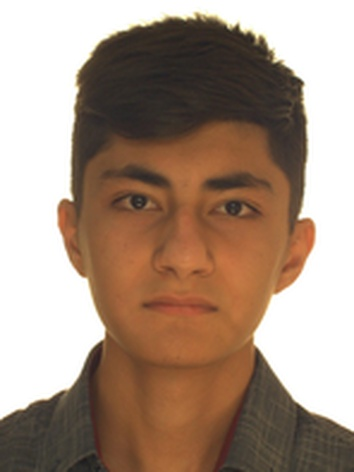
#> input picture pk/src/photo_3x4.jpg, 354 x 472 px
$ python -i edit.py   (imports and definitions only)
#> lines starting #> are read from the running program, lines starting #| are printed output that depends on the picture
#> further down, picture is the input picture: shape (472, 354, 3); mean B, G, R 128.9, 144.7, 166.7
"""Монтаж рилса «MAXWAY, посмотрите, что я сделал!» — 1080×1920, 60 fps.

Кадры рендерятся детерминированно функцией render(T) и пишутся в ffmpeg.
Источники — SDR-промежуточники (см. build.sh): селфи, монитор, ролик Maxway.

    python3 edit.py --src <папка с sdr> --track <track.json> --out frames.mp4 [--workers 4]
    python3 edit.py ... --stills 1.2,5.6,9.5      # стоп-кадры для проверки
"""
import argparse
import json
import math
import os
import subprocess
import sys
from multiprocessing import Process

import cv2
import numpy as np

import assets as A
from timeline import (BEAT, CUTS, DUR, FPS, H, K3_OFF, T_BREAK0, T_BREAK1, T_CARD0, T_CARD1,
                      T_DROP, T_DVA, T_LAND, T_WHIP, T_ZOOM0, W)

# [1 line not run here, left out]

# ---------------------------------------------------------------- утилиты


def clamp(x, a=0.0, b=1.0):
    return a if x < a else b if x > b else x


def lerp(a, b, t):
    return a + (b - a) * t


def ease_out(t, p=3):
    t = clamp(t)
    return 1 - (1 - t) ** p


def ease_in(t, p=3):
    return clamp(t) ** p


def ease_io(t):
    t = clamp(t)
    return 4 * t ** 3 if t < 0.5 else 1 - (-2 * t + 2) ** 3 / 2


def back_out(t, s=1.9):
    t = clamp(t) - 1
    return 1 + (s + 1) * t ** 3 + s * t ** 2


# [5 lines left out: function elastic_out, not called in this run]


def smooth(a, b, x):
    t = clamp((x - a) / (b - a))
    return t * t * (3 - 2 * t)


# [96 lines left out: functions hit, comp, put, hblur, chroma, affine and 3 more, not called in this run]


# ---------------------------------------------------------------- источники


class Clip:
    """Последовательное чтение кадров с кешем и подмешиванием соседних кадров."""

    # [47 lines left out: functions __init__, _read, at, not called in this run]


# ---------------------------------------------------------------- цвет


# Кадр 3 в безопасной зоне: Instagram на высоких iPhone срезает ~50 px с каждой стороны,
# поэтому ролик Maxway идёт на 90 %, а поля дорисованы продолжением его же фона.
SAFE_SCALE, SAFE_DY = 0.90, 10
_sw, _sh = int(round(W * SAFE_SCALE)), int(round(H * SAFE_SCALE))
_sx0, _sy0 = (W - _sw) // 2, (H - _sh) // 2 + SAFE_DY
SAFE_QUAD = np.float32([[_sx0, _sy0], [_sx0 + _sw, _sy0], [_sx0 + _sw, _sy0 + _sh], [_sx0, _sy0 + _sh]])
_safe_m = np.zeros((H, W), np.float32)
_safe_m[_sy0:_sy0 + _sh, _sx0:_sx0 + _sw] = 1
SAFE_MASK = cv2.GaussianBlur(_safe_m, (0, 0), 2.5)[..., None]


def safe_fit(img):
    """Уменьшает кадр до безопасной зоны; поля — растянутый край + размытие (как продолжение фона)."""
    sm = cv2.resize(img, (_sw, _sh), interpolation=cv2.INTER_AREA)
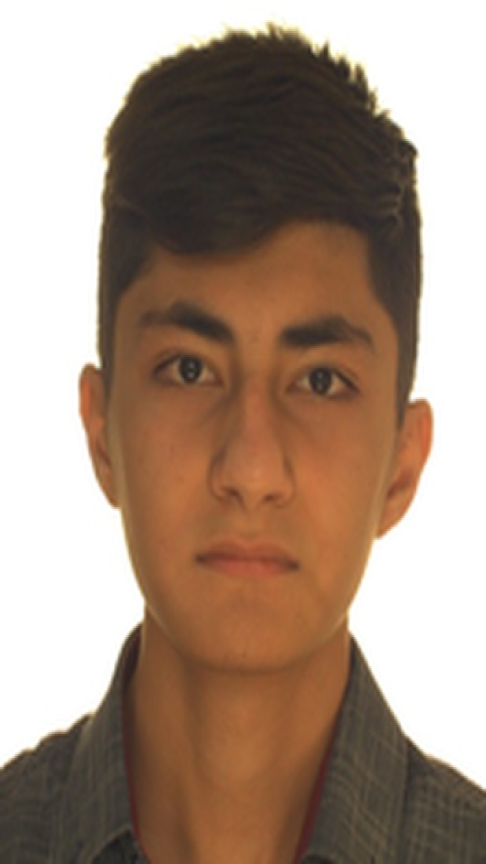
#> sm: shape (1728, 972, 3) (shown at 1/2 size); mean B, G, R 128.9, 144.7, 166.7
    pad = cv2.copyMakeBorder(sm, _sy0, H - _sh - _sy0, _sx0, W - _sw - _sx0, cv2.BORDER_REPLICATE)
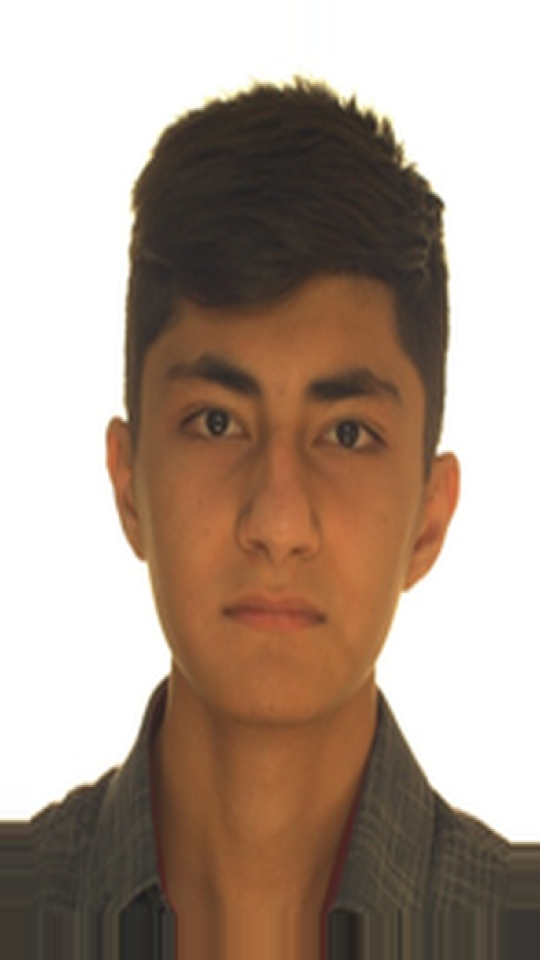
#> pad: shape (1920, 1080, 3) (shown at 1/2 size); mean B, G, R 141.8, 155.4, 174.1
    q = cv2.resize(pad, (W // 4, H // 4), interpolation=cv2.INTER_AREA)
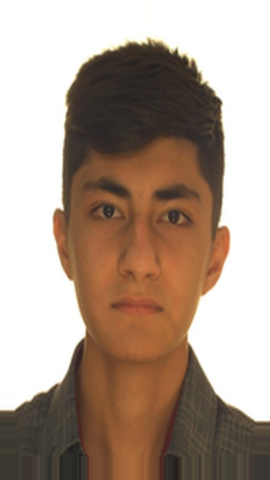
#> q: shape (480, 270, 3); mean B, G, R 141.8, 155.4, 174.1
    bg = cv2.resize(cv2.GaussianBlur(q, (0, 0), 4.5), (W, H), interpolation=cv2.INTER_LINEAR)
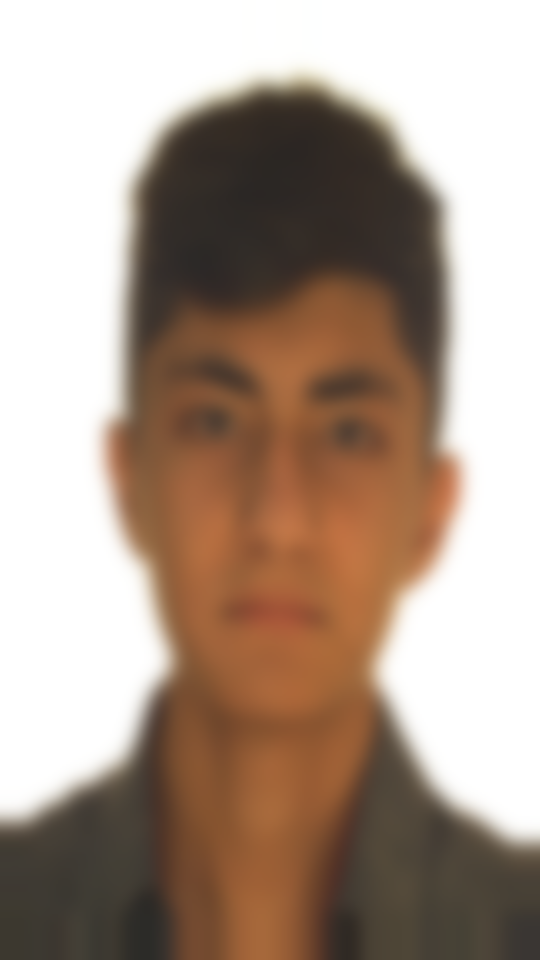
#> bg: shape (1920, 1080, 3) (shown at 1/2 size); mean B, G, R 141.8, 155.4, 174.1
    return pad * SAFE_MASK + bg * (1 - SAFE_MASK)
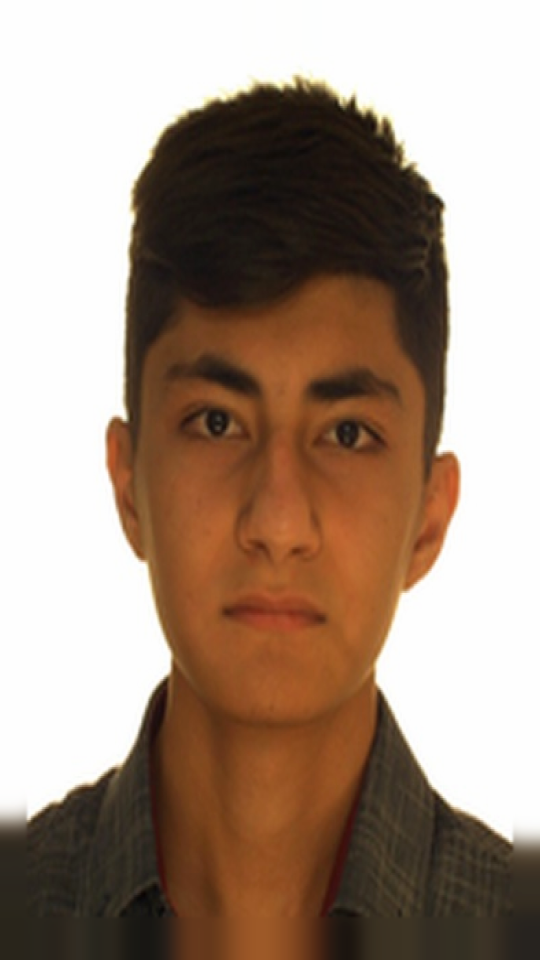
#> returned value: shape (1920, 1080, 3) float32 (shown at 1/2 size); mean of channels 0, 1, 2 143.2, 155.7, 174.3; drawn with min black and max white


def make_grade():
    x = np.arange(256) / 255.0
    s = x * x * (3 - 2 * x)                 # мягкая S-кривая
    y = 0.015 + 0.975 * (x + (s - x) * 0.38)
    return y.astype(np.float32)


GRADE = make_grade()
_yy, _xx = np.mgrid[0:H, 0:W].astype(np.float32)
VIGNETTE = (1 - 0.32 * np.clip(((_xx - W / 2) / (W * 0.75)) ** 2 + ((_yy - H * 0.45) / (H * 0.62)) ** 2, 0, 1) ** 1.4)[..., None]


# [11 lines left out: function grade, not called in this run]


# ---------------------------------------------------------------- заголовок

HW, HH = 1080, 380


TITLES = {
    'posmotrite': 'ПОСМОТРИТЕ, ЧТО Я СДЕЛАЛ!',
    'uz': 'SIZ BUNI KO\u2018RDINGIZMI?',
}


class Header:
    """3D-заголовок «MAXWAY, / <фраза>» с побуквенной анимацией."""

    # [130 lines left out: functions __init__, canvas, layer, comp_rgba, not called in this run]


# ---------------------------------------------------------------- монтаж


class Edit:
    # [362 lines left out: functions __init__, selfie, c2_time, quad_at, monitor_raw, monitor and 7 more, not called in this run]


# [2 lines not run here, left out]

>>> import cv2
>>> picture = cv2.imread('../pk/src/photo_3x4.jpg')
>>> result = safe_fit(picture)
